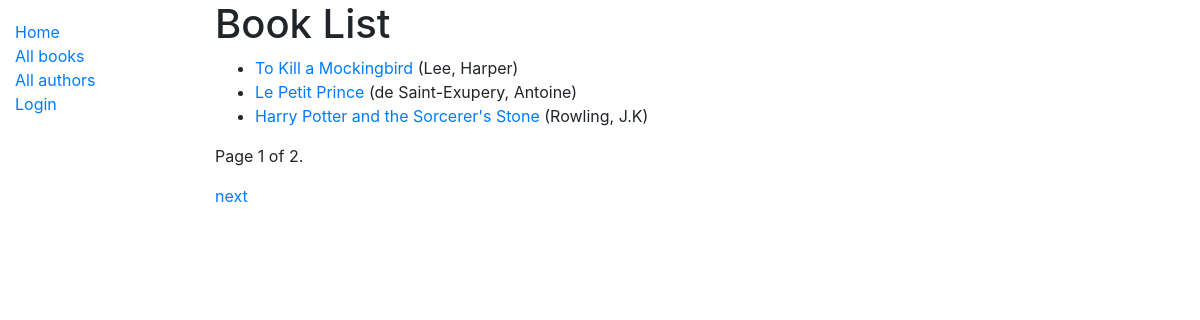
/catalog/books/, run on the app's committed database.
### catalog/models.py (models this page shows, shortened)
class Book(models.Model):
    title = models.CharField(max_length=200)
    author = models.ForeignKey('Author', on_delete=models.SET_NULL, null=True)
    summary = models.TextField(max_length=1000, help_text='Enter a brief description of the book')
    isbn = models.CharField('ISBN', max_length=13, help_text='13 Character <a href="https://www.isbn-international.org/content/what-isbn">ISBN number</a>')
    genre = models.ManyToManyField(Genre, help_text='Select a genre for this book')
    language = models.ForeignKey('Language', on_delete=models.SET_NULL, null=True)
    def get_absolute_url(self):
        return reverse('book-detail', args=[str(self.id)])
    def display_genre(self):
        """Create a string for the Genre. This is required to display genre in Admin."""
        return ', '.join(genre.name for genre in self.genre.all()[:3])
    display_genre.short_description = 'Genre'

class Author(models.Model):
    first_name = models.CharField(max_length=100)
    last_name = models.CharField(max_length=100)
    date_of_birth = models.DateField(null=True, blank=True)
    date_of_death = models.DateField('Died', null=True, blank=True)
    class Meta:
        ordering = ['last_name', 'first_name']
    def __str__(self):
        return f'{self.last_name}, {self.first_name}'

### catalog/views.py (the view)
# urls.py: path('books/', views.BookListView.as_view(), name='books'),
class BookListView(generic.ListView):
    model = Book
    paginate_by = 3

### catalog/templates/catalog/book_list.html
{% extends "base_generic.html" %}
{% block content %}
  <h1>Book List</h1>
  {% if book_list %}
  <ul>
    {% for book in book_list %}
      <li>
        <a href="{{ book.get_absolute_url }}">{{ book.title }}</a> ({{book.author}})
      </li>
    {% endfor %}
  </ul>
  {% else %}
    <p>There are no books in the library.</p>
  {% endif %}
{% endblock %}

### data on the page
Book: title "To Kill a Mockingbird", author "Lee, Harper"
Book: title "Le Petit Prince", author "de Saint-Exupery, Antoine"
Book: title "Harry Potter and the Sorcerer's Stone", author "Rowling, J.K"

### other printed values
{{ page_obj.number }} "1"
{{ page_obj.paginator.num_pages }} "2"
